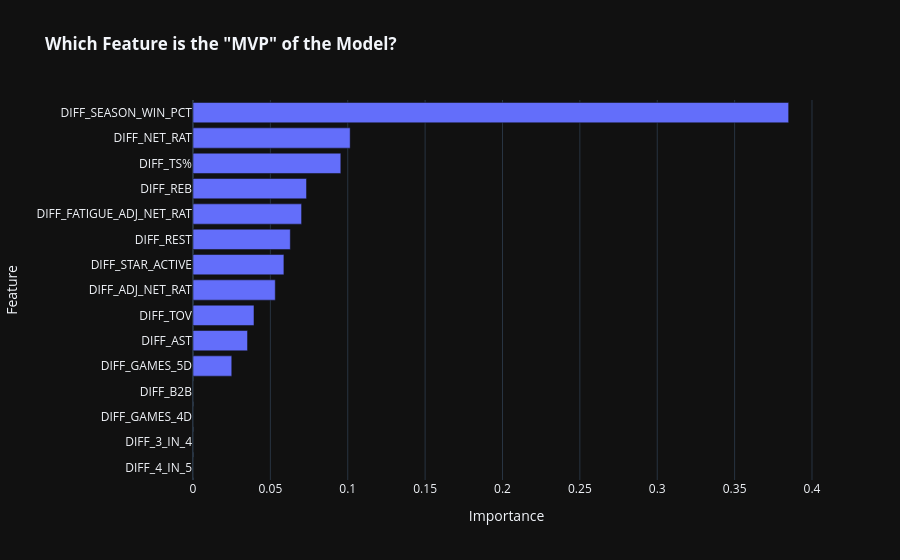

Source (notebook cell):
### Code cell
import plotly.express as px
import pandas as pd

# Use the best model found by your Grid Search
# If you didn't use Grid Search, change this to 'tuned_model'
best_model = model

# Get feature importance
importance = best_model.feature_importances_
feature_names = X_2425.columns # Use X_train to ensure names match the model

# Create a DataFrame for plotting
fi_df = pd.DataFrame({'Feature': feature_names, 'Importance': importance}).sort_values(by='Importance', ascending=True)

# Plot with Plotly
fig = px.bar(fi_df, x='Importance', y='Feature', orientation='h',
             title='<b>Which Feature is the "MVP" of the Model?</b>',
             template='plotly_dark',
             color_continuous_scale='Viridis')
fig.show()

### Figure 1 — Plotly figure (JSON) as saved in the notebook; plotly's stock layout.template omitted (floating-point values rounded to 4 significant figures)
{"data": [{"hovertemplate": "Importance=%{x}<br>Feature=%{y}<extra></extra>", "legendgroup": "", "marker": {"color": "#636efa", "pattern": {"shape": ""}}, "name": "", "orientation": "h", "showlegend": false, "textposition": "auto", "type": "bar", "x": [0.0, 0.0, 0.0, 0.0, 0.02505, 0.03524, 0.03941, 0.05317, 0.05875, 0.06288, 0.07016, 0.07336, 0.09552, 0.1016, 0.3849], "xaxis": "x", "y": ["DIFF_4_IN_5", "DIFF_3_IN_4", "DIFF_GAMES_4D", "DIFF_B2B", "DIFF_GAMES_5D", "DIFF_AST", "DIFF_TOV", "DIFF_ADJ_NET_RAT", "DIFF_STAR_ACTIVE", "DIFF_REST", "DIFF_FATIGUE_ADJ_NET_RAT", "DIFF_REB", "DIFF_TS%", "DIFF_NET_RAT", "DIFF_SEASON_WIN_PCT"], "yaxis": "y"}], "layout": {"barmode": "relative", "legend": {"tracegroupgap": 0}, "title": {"text": "<b>Which Feature is the \"MVP\" of the Model?</b>"}, "xaxis": {"anchor": "y", "domain": [0, 1], "title": {"text": "Importance"}}, "yaxis": {"anchor": "x", "domain": [0, 1], "title": {"text": "Feature"}}}}
